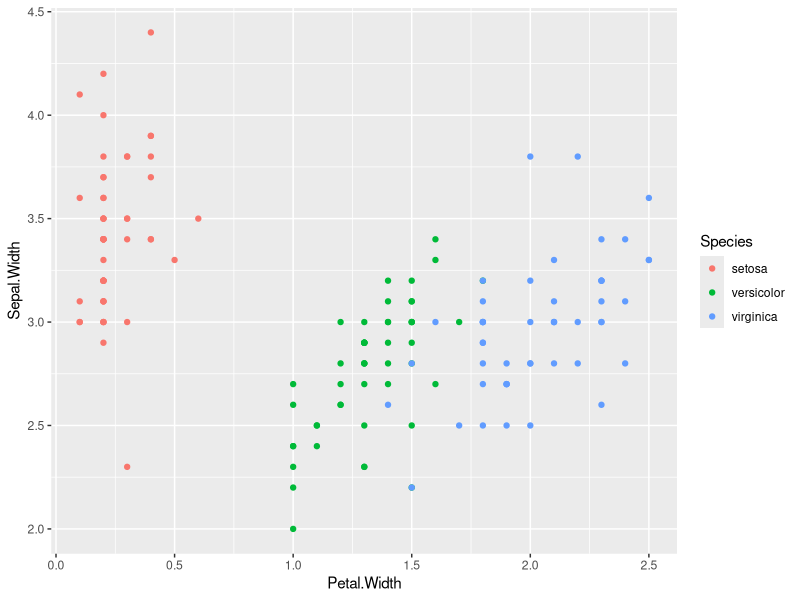

Recreate this plot in R.
library(tidyverse)
data(iris)

ggplot(iris,
       aes(x=Petal.Width,
           y=Sepal.Width,
           color=Species))+
  geom_point()
